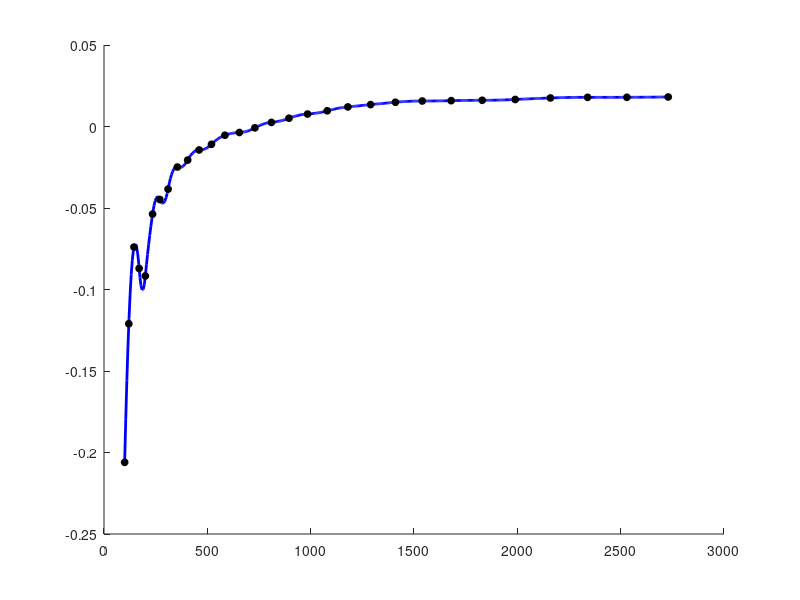

Recreate this plot in MATLAB. (Note: this script raises an error after producing the figure.)
f = [100, 120, 145, 170, 200, 235, 270, 310, 355, 405, 460, 520, 585, 655, 730, 810, 895, 985, 1080, 1180, 1290, 1410, 1540, 1680, 1830, 1990, 2160, 2340, 2530, 2730];

Z = [152.3, 149.1, 146.8, 144.9, 142.0, 139.5, 137.9, 136.1, 134.8, 133.6, 132.7, 131.9, 131.4, 131.1, 130.9, 131.0, 131.3, 131.9, 132.7, 133.8, 135.2, 136.9, 138.9, 141.1, 143.5, 146.1, 149.0, 152.2, 155.6, 159.2];


pp_Z = spline(f, Z);
[nodos, coefs] = unmkpp(pp_Z);

% 3. DERIVACIÓN ANALÍTICA DE LA PRIMERA DERIVADA (S')
% Derivada de ax^3 + bx^2 + cx + d = 3ax^2 + 2bx + c
coefs_d1 = [3*coefs(:,1), 2*coefs(:,2), coefs(:,3)];
pp_d1 = mkpp(nodos, coefs_d1);

% 4. Evaluamos la primera derivada en los 30 puntos de datos (Como pide el examen)
dZ_df_puntos = ppval(pp_d1, f);

disp('---------------------------------------------------------');
disp('   TASA DE CAMBIO (1ra Derivada) EN LOS PUNTOS DE DATOS');
disp('---------------------------------------------------------');
fprintf('Mostrando los primeros 5 puntos como demostración:\n');
for i = 1:5
    fprintf('Frecuencia: %4d Hz -> d|Z|/df = %8.4f Ohms/Hz\n', f(i), dZ_df_puntos(i));
end

% 5. Búsqueda de la ubicación del mínimo (cruce por cero)
f_min_exacto = fzero(@(x) ppval(pp_d1, x), 730);

disp('---------------------------------------------------------');
fprintf('=> El mínimo exacto (cambio de negativa a positiva) ocurre en: %.4f Hz\n', f_min_exacto);
disp('---------------------------------------------------------');

% 6. GRÁFICA DE LA PRIMERA DERIVADA
f_fina = linspace(min(f), max(f), 500);
dZ_df_fina = ppval(pp_d1, f_fina);

figure;
hold on;
plot(f_fina, dZ_df_fina, 'b-', 'LineWidth', 2, 'DisplayName', 'Primera Derivada (Analítica)');
plot(f, dZ_df_puntos, 'ko', 'MarkerFaceColor', 'k', 'MarkerSize', 5, 'DisplayName', 'Evaluación en ptos. medidos');
yline(0, 'r--', 'LineWidth', 1.5, 'DisplayName', 'Eje Cero (Punto de inflexión)');
plot(f_min_exacto, 0, 'rs', 'MarkerFaceColor', 'r', 'MarkerSize', 8, 'DisplayName', 'Ubicación del mínimo');

title('Primera Derivada del Spline Cúbico (d|Z|/df)', 'FontSize', 12);
xlabel('Frecuencia (Hz)');
ylabel('Tasa de cambio d|Z|/df (\Omega / Hz)');
legend('Location', 'best');
grid on;
hold off;
